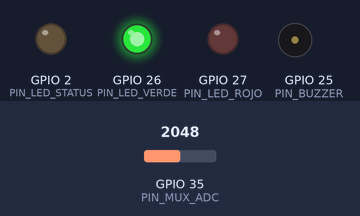
The program below on a simulated ESP32. Parts: output pins drawn as LEDs (lit = HIGH), buzzer (waves = sounding, pin HIGH). Dashed ring = blinking. The test bench sets the inputs (shaded band); at power-on: GPIO 35 (PIN_MUX_ADC) = 2048 (analog values on the 0–4095 scale). WiFi joins after 1.5 s; servers stay silent unless stated; no MQTT or app messages arrive unless stated; pins used as bus, display or sensor lines are not drawn; what the program prints to the serial monitor is not drawn.

Above: at 1.2 s.
1.3 s: GPIO 35 (PIN_MUX_ADC) set to 876
4.3 s: GPIO 35 (PIN_MUX_ADC) set to 748
At 5.13 s:
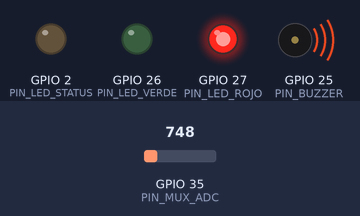
7.3 s: GPIO 35 (PIN_MUX_ADC) set to 1228
At 8.47 s:
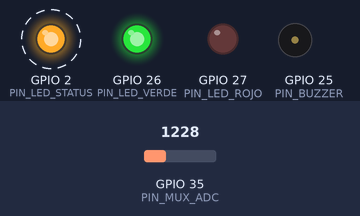
10.3 s: GPIO 35 (PIN_MUX_ADC) set to 728
At 11.07 s:
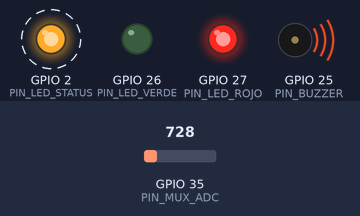
13.3 s: GPIO 35 (PIN_MUX_ADC) set to 2047
At 14.08 s:
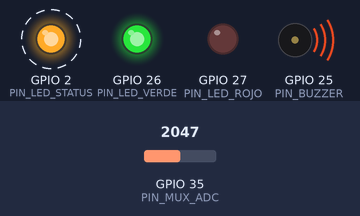
16.3 s: GPIO 35 (PIN_MUX_ADC) set to 491
At 17.28 s:
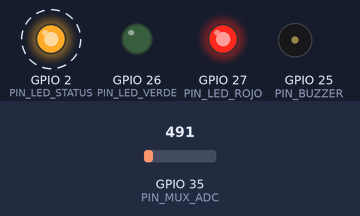
Timing chart, 0 to 20.3 s (numbered marks = the images above; inputs shaded):
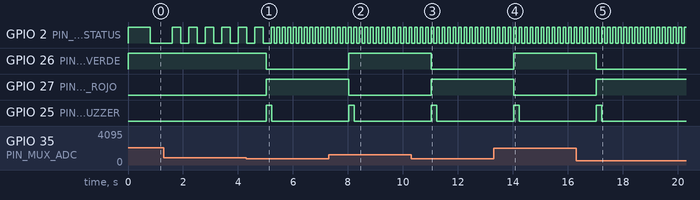

Measured:
- the behaviour switches between 819 and 818 on GPIO 35 (PIN_MUX_ADC) (found by bisection; images 0 and 1)
- after the input at 4.3 s, GPIO 26 (PIN_LED_VERDE): HIGH → LOW after 0.73 s; GPIO 27 (PIN_LED_ROJO): LOW → HIGH after 0.73 s; GPIO 25 (PIN_BUZZER): LOW → HIGH after 0.73 s, → LOW 0.20 s later
- after the input at 7.3 s, GPIO 26 (PIN_LED_VERDE): LOW → HIGH after 0.73 s; GPIO 27 (PIN_LED_ROJO): HIGH → LOW after 0.73 s; GPIO 25 (PIN_BUZZER): LOW → HIGH after 0.73 s, → LOW 0.20 s later
- after the input at 10.3 s, GPIO 26 (PIN_LED_VERDE): HIGH → LOW after 0.73 s; GPIO 27 (PIN_LED_ROJO): LOW → HIGH after 0.73 s; GPIO 25 (PIN_BUZZER): LOW → HIGH after 0.73 s, → LOW 0.20 s later
- after the input at 13.3 s, GPIO 26 (PIN_LED_VERDE): LOW → HIGH after 0.73 s; GPIO 27 (PIN_LED_ROJO): HIGH → LOW after 0.73 s; GPIO 25 (PIN_BUZZER): LOW → HIGH after 0.73 s, → LOW 0.20 s later
- after the input at 16.3 s, GPIO 26 (PIN_LED_VERDE): HIGH → LOW after 0.73 s; GPIO 27 (PIN_LED_ROJO): LOW → HIGH after 0.73 s; GPIO 25 (PIN_BUZZER): LOW → HIGH after 0.73 s, → LOW 0.20 s later
- by itself, GPIO 2 (PIN_LED_STATUS): alternates HIGH for 0.10 s and LOW for 0.10 s

The program:

main.cpp
```cpp
#include <Arduino.h>
#include "config.h"
#include "tareas.h"

// ── Colas ────────────────────────────────────────────────────────
QueueHandle_t cola1;
QueueHandle_t cola2;

// ── Mutexes ───────────────────────────────────────────────────────
SemaphoreHandle_t mutex1;
SemaphoreHandle_t mutex2;

void setup() {
    Serial.begin(115200);
    Serial.println("\n=== AquaWatchCR — Sistema de Monitoreo de Calidad del Agua ===");

    // Crear colas
    cola1 = xQueueCreate(COLA1_TAMANO, sizeof(TelemetriaData));
    cola2 = xQueueCreate(COLA2_TAMANO, sizeof(ComandoRPC));

    // Crear mutexes
    mutex1 = xSemaphoreCreateMutex();
    mutex2 = xSemaphoreCreateMutex();

    if (!cola1 || !cola2 || !mutex1 || !mutex2) {
        Serial.println("[ERROR] Fallo al crear objetos FreeRTOS. Reiniciando...");
        esp_restart();
    }

    // ── Core 1: Tiempo real (sensado y control determinista) ─────
    xTaskCreatePinnedToCore(
        tareaA_Sensado,  "TareaA",
        4096, NULL, 5, NULL, 1
    );
    xTaskCreatePinnedToCore(
        tareaB_Actuador, "TareaB",
        4096, NULL, 4, NULL, 1
    );
    xTaskCreatePinnedToCore(
        tareaD_Watchdog, "TareaD",
        2048, NULL, 3, NULL, 1
    );

    // ── Core 0: Conectividad y servicios (WiFi stack en Core 0) ─
    xTaskCreatePinnedToCore(
        tareaC_Comunicaciones, "TareaC",
        8192, NULL, 2, NULL, 0
    );
    xTaskCreatePinnedToCore(
        tareaE_Log,      "TareaE",
        1024, NULL, 1, NULL, 0
    );

    Serial.println("[OK] Todas las tareas iniciadas");
    Serial.printf("  Core 1 → TareaA(P5) TareaB(P4) TareaD(P3)\n");
    Serial.printf("  Core 0 → TareaC(P2) TareaE(P1)\n");
}

void loop() {
    // FreeRTOS toma el control — loop no se usa
    vTaskDelete(NULL);
}
```

tareas.cpp
```cpp
#include "tareas.h"
#include <WiFi.h>
#include <PubSubClient.h>
#include <ArduinoJson.h>

// ── Variables compartidas (definidas aquí, declaradas extern en tareas.h) ──
volatile bool  estadoActuador = false;
volatile float umbralPhMin    = UMBRAL_PH_MIN_DEF;
volatile float umbralPhMax    = UMBRAL_PH_MAX_DEF;
volatile float umbralTurbidez = UMBRAL_TURBIDEZ_DEF;

// ── Cliente MQTT (local a este archivo) ──────────────────────────
static WiFiClient  espClient;
static PubSubClient mqttClient(espClient);

// ── Salidas del actuador ─────────────────────────────────────────
static void inicializarPinesActuador() {
    pinMode(PIN_LED_VERDE, OUTPUT);
    pinMode(PIN_LED_ROJO,  OUTPUT);
    pinMode(PIN_BUZZER,    OUTPUT);
    digitalWrite(PIN_BUZZER, LOW);
}

static void aplicarSalidaActuador(bool actuadorActivo) {
    digitalWrite(PIN_LED_VERDE, actuadorActivo ? LOW : HIGH);
    digitalWrite(PIN_LED_ROJO,  actuadorActivo ? HIGH : LOW);
}

static void beepActuador() {
    digitalWrite(PIN_BUZZER, HIGH);
    vTaskDelay(pdMS_TO_TICKS(200));
    digitalWrite(PIN_BUZZER, LOW);
}

// ── Selecciona canal del MUX. canal usa formato S1S0 ─────────────
static void seleccionarMux(uint8_t canal) {
    digitalWrite(PIN_MUX_S0, (canal & 0b01) ? HIGH : LOW);
    digitalWrite(PIN_MUX_S1, (canal & 0b10) ? HIGH : LOW);
    delayMicroseconds(MUX_SETTLE_US);
}

// ── Lee ADC1 común del MUX promediando muestras físicas ──────────
static uint16_t leerMuxPromediado(uint8_t canal) {
    seleccionarMux(canal);

    uint32_t suma = 0;
    for (int i = 0; i < ADC_MUESTRAS; i++) {
        suma += analogRead(PIN_MUX_ADC);
        delayMicroseconds(200);
    }
    return (uint16_t)((suma + (ADC_MUESTRAS / 2)) / ADC_MUESTRAS);
}

// ── Conversiones ADC físico → voltaje → unidades de sensores ─────
static float clamp_float(float value, float min_value, float max_value) {
    if (value < min_value) return min_value;
    if (value > max_value) return max_value;
    return value;
}

static float adc_raw_to_voltage(uint16_t raw) {
    return ((float)raw / ADC_MAX_VALUE) * ADC_VREF;
}

static float voltage_to_ph(float voltage) {
    // Maqueta SEN0161-V2: potenciómetro 0.0-3.3 V representa pH 0-14.
    return clamp_float((voltage / ADC_VREF) * 14.0f, 0.0f, 14.0f);
}

static float voltage_to_ec(float voltage) {
    // Maqueta DFR0300: potenciómetro 0.0-3.3 V representa EC 0-20 mS/cm.
    return clamp_float((voltage / ADC_VREF) * 20.0f, 0.0f, 20.0f);
}

static float voltage_to_turbidity(float voltage) {
    // Maqueta SEN0189: salida inversa; 3.3 V agua clara, 0.0 V muy turbia.
    return clamp_float(((ADC_VREF - voltage) / ADC_VREF) * 10.0f, 0.0f, 10.0f);
}

// ─────────────────────────────────────────────────────────────────
// CALLBACK MQTT — corre en contexto de TareaC
// ─────────────────────────────────────────────────────────────────
static void callbackMQTT(char* topic, byte* payload, unsigned int length) {
    StaticJsonDocument<256> doc;
    if (deserializeJson(doc, payload, length) != DeserializationError::Ok) return;

    ComandoRPC cmd;
    strlcpy(cmd.metodo, doc["method"] | "", sizeof(cmd.metodo));
    cmd.valor = 0.0f;

    // params puede ser bool, número o objeto con "value"
    if (doc["params"].is<bool>())        cmd.valor = doc["params"].as<bool>() ? 1.0f : 0.0f;
    else if (doc["params"].is<float>())  cmd.valor = doc["params"].as<float>();
    else if (doc["params"]["value"].is<float>()) cmd.valor = doc["params"]["value"].as<float>();

    // Extraer requestId del topic: "v1/devices/me/rpc/request/123"
    char* ultimaBarra = strrchr(topic, '/');
    strlcpy(cmd.requestId, ultimaBarra ? ultimaBarra + 1 : "0", sizeof(cmd.requestId));

    xQueueSend(cola2, &cmd, 0);

    // Respuesta inmediata a ThingsBoard (confirmación de recepción)
    char respTopic[64];
    snprintf(respTopic, sizeof(respTopic), "v1/devices/me/rpc/response/%s", cmd.requestId);
    mqttClient.publish(respTopic, "{\"status\":\"ok\"}");
}

// ─────────────────────────────────────────────────────────────────
// TAREA A — Sensado  |  Core 1  |  Prioridad 5
// ─────────────────────────────────────────────────────────────────
void tareaA_Sensado(void* param) {
    analogSetWidth(12);
    analogSetAttenuation(ADC_11db);
    analogReadResolution(12);
    inicializarPinesActuador();
    aplicarSalidaActuador(false);
    pinMode(PIN_MUX_ADC, INPUT);
    pinMode(PIN_MUX_S0, OUTPUT);
    pinMode(PIN_MUX_S1, OUTPUT);
    seleccionarMux(MUX_CH_TURBIDEZ);

    TickType_t xLastWakeTime = xTaskGetTickCount();
    const TickType_t periodo = pdMS_TO_TICKS(PERIODO_SENSADO_MS);

    while (true) {
        TelemetriaData dato = {};

        if (xSemaphoreTake(mutex1, pdMS_TO_TICKS(10)) == pdTRUE) {
            // Cada canal del MUX conecta un potenciómetro que maqueta un sensor real.
            dato.turbidez_raw      = leerMuxPromediado(MUX_CH_TURBIDEZ);   // S1S0 = 00
            dato.ph_raw            = leerMuxPromediado(MUX_CH_PH);         // S1S0 = 10
            dato.conductividad_raw = leerMuxPromediado(MUX_CH_CONDUCTIV);  // S1S0 = 11
            xSemaphoreGive(mutex1);
        }

        dato.ph_voltage            = adc_raw_to_voltage(dato.ph_raw);
        dato.turbidez_voltage      = adc_raw_to_voltage(dato.turbidez_raw);
        dato.conductividad_voltage = adc_raw_to_voltage(dato.conductividad_raw);

        dato.ph            = voltage_to_ph(dato.ph_voltage);
        dato.turbidez      = voltage_to_turbidity(dato.turbidez_voltage);
        dato.conductividad = voltage_to_ec(dato.conductividad_voltage);

        bool cambioActuador = false;
        float umbralTurbidezUsado = UMBRAL_TURBIDEZ_DEF;
        if (xSemaphoreTake(mutex2, pdMS_TO_TICKS(5)) == pdTRUE) {
            umbralTurbidezUsado = umbralTurbidez;
            bool nuevoEstado = (dato.turbidez > umbralTurbidezUsado);
            if (nuevoEstado != estadoActuador) {
                estadoActuador = nuevoEstado;
                cambioActuador = true;
            }
            dato.actuador = estadoActuador;
            xSemaphoreGive(mutex2);
        } else {
            dato.actuador = false;
        }
        aplicarSalidaActuador(dato.actuador);
        if (cambioActuador) {
            beepActuador();
            Serial.printf("[TareaA] Control automático: turbidez %.2f NTU, umbral %.2f NTU, válvula %s\n",
                          dato.turbidez, umbralTurbidezUsado, dato.actuador ? "CERRADA" : "ABIERTA");
        }
        dato.uptime_ms = (uint32_t)millis();

        // Descartar dato más antiguo si la cola está llena
        if (uxQueueSpacesAvailable(cola1) == 0) {
            TelemetriaData descarte;
            xQueueReceive(cola1, &descarte, 0);
        }
        xQueueSend(cola1, &dato, 0);

        Serial.printf("[ADC] pH: %.2f | EC: %.2f mS/cm | Turbidity: %.2f NTU | VpH: %.2f V | VEC: %.2f V | VTurb: %.2f V | raw pH:%u EC:%u Turb:%u\n",
                      dato.ph, dato.conductividad, dato.turbidez,
                      dato.ph_voltage, dato.conductividad_voltage, dato.turbidez_voltage,
                      dato.ph_raw, dato.conductividad_raw, dato.turbidez_raw);

        // Periodo determinista — cumple NFR-01 (±5ms)
        vTaskDelayUntil(&xLastWakeTime, periodo);
    }
}

// ─────────────────────────────────────────────────────────────────
// TAREA B — Control actuador  |  Core 1  |  Prioridad 4
// ─────────────────────────────────────────────────────────────────
void tareaB_Actuador(void* param) {
    inicializarPinesActuador();
    aplicarSalidaActuador(false);

    ComandoRPC cmd;

    while (true) {
        if (xQueueReceive(cola2, &cmd, pdMS_TO_TICKS(100)) == pdTRUE) {

            if (strcmp(cmd.metodo, "activarValvula") == 0) {
                if (xSemaphoreTake(mutex2, pdMS_TO_TICKS(50)) == pdTRUE) {
                    estadoActuador = true;
                    xSemaphoreGive(mutex2);
                }
                aplicarSalidaActuador(true);
                beepActuador();
                Serial.println("[TareaB] Válvula CERRADA — alarma");

            } else if (strcmp(cmd.metodo, "desactivarValvula") == 0) {
                if (xSemaphoreTake(mutex2, pdMS_TO_TICKS(50)) == pdTRUE) {
                    estadoActuador = false;
                    xSemaphoreGive(mutex2);
                }
                aplicarSalidaActuador(false);
                beepActuador();
                Serial.println("[TareaB] Válvula ABIERTA — normal");

            } else if (strcmp(cmd.metodo, "setUmbralPhMin") == 0) {
                if (xSemaphoreTake(mutex2, pdMS_TO_TICKS(50)) == pdTRUE) {
                    umbralPhMin = cmd.valor;
                    xSemaphoreGive(mutex2);
                }
                Serial.printf("[TareaB] Umbral pH min: %.2f\n", cmd.valor);

            } else if (strcmp(cmd.metodo, "setUmbralPhMax") == 0) {
                if (xSemaphoreTake(mutex2, pdMS_TO_TICKS(50)) == pdTRUE) {
                    umbralPhMax = cmd.valor;
                    xSemaphoreGive(mutex2);
                }
                Serial.printf("[TareaB] Umbral pH max: %.2f\n", cmd.valor);

            } else if (strcmp(cmd.metodo, "setUmbralTurbidez") == 0) {
                if (xSemaphoreTake(mutex2, pdMS_TO_TICKS(50)) == pdTRUE) {
                    umbralTurbidez = cmd.valor;
                    xSemaphoreGive(mutex2);
                }
                Serial.printf("[TareaB] Umbral turbidez: %.2f NTU\n", cmd.valor);
            }
        }
    }
}

// ─────────────────────────────────────────────────────────────────
// TAREA C — WiFi / MQTT  |  Core 0  |  Prioridad 2
// ─────────────────────────────────────────────────────────────────
void tareaC_Comunicaciones(void* param) {
    mqttClient.setServer(TB_SERVER, TB_PORT);
    mqttClient.setCallback(callbackMQTT);
    mqttClient.setBufferSize(1024);

    WiFi.mode(WIFI_STA);
    WiFi.begin(WIFI_SSID, WIFI_PASS);

    uint32_t ultimoIntentoWifi   = 0;
    uint32_t ultimoIntentoMQTT   = 0;
    bool     lastEstadoPublicado = false;
    bool     primeraPublicacion  = true;

    while (true) {
        uint32_t ahora = millis();

        // ── Reconexión WiFi (no bloqueante) ──────────────────────
        if (WiFi.status() != WL_CONNECTED) {
            if (ahora - ultimoIntentoWifi > 5000) {
                ultimoIntentoWifi = ahora;
                WiFi.reconnect();
                Serial.println("[TareaC] Reconectando WiFi...");
            }
            vTaskDelay(pdMS_TO_TICKS(100));
            continue;
        }

        // ── Reconexión MQTT (no bloqueante) ──────────────────────
        if (!mqttClient.connected()) {
            if (ahora - ultimoIntentoMQTT > 5000) {
                ultimoIntentoMQTT = ahora;
                Serial.println("[TareaC] Conectando MQTT...");
                if (mqttClient.connect("AquaWatchCR", TB_TOKEN, NULL)) {
                    mqttClient.subscribe("v1/devices/me/rpc/request/+");
                    primeraPublicacion = true;  // re-publicar atributo tras reconexión
                    Serial.println("[TareaC] MQTT conectado");
                }
            }
            vTaskDelay(pdMS_TO_TICKS(100));
            continue;
        }

        // ── Leer estado del actuador (compartido entre telemetría y atributo) ─
        bool estadoAhora;
        if (xSemaphoreTake(mutex2, pdMS_TO_TICKS(10)) == pdTRUE) {
            estadoAhora = estadoActuador;
            xSemaphoreGive(mutex2);
        } else {
            estadoAhora = lastEstadoPublicado;
        }

        // ── Publicar telemetría desde Cola 1 ─────────────────────
        TelemetriaData dato;
        if (xQueueReceive(cola1, &dato, 0) == pdTRUE) {
            StaticJsonDocument<768> doc;
            char phConUnidad[24];
            char ecConUnidad[32];
            char turbidezConUnidad[32];
            char phVoltajeConUnidad[24];
            char ecVoltajeConUnidad[24];
            char turbidezVoltajeConUnidad[24];

            snprintf(phConUnidad, sizeof(phConUnidad), "%.2f pH", dato.ph);
            snprintf(ecConUnidad, sizeof(ecConUnidad), "%.2f mS/cm", dato.conductividad);
            snprintf(turbidezConUnidad, sizeof(turbidezConUnidad), "%.2f NTU", dato.turbidez);
            snprintf(phVoltajeConUnidad, sizeof(phVoltajeConUnidad), "%.3f V", dato.ph_voltage);
            snprintf(ecVoltajeConUnidad, sizeof(ecVoltajeConUnidad), "%.3f V", dato.conductividad_voltage);
            snprintf(turbidezVoltajeConUnidad, sizeof(turbidezVoltajeConUnidad), "%.3f V", dato.turbidez_voltage);

            doc["ph"]            = serialized(String(dato.ph, 2));
            doc["turbidez"]      = serialized(String(dato.turbidez, 2));
            doc["conductividad"] = serialized(String(dato.conductividad, 2));
            doc["ph_con_unidad"]            = phConUnidad;
            doc["turbidez_con_unidad"]      = turbidezConUnidad;
            doc["conductividad_con_unidad"] = ecConUnidad;
            doc["ph_voltage"]            = serialized(String(dato.ph_voltage, 3));
            doc["turbidez_voltage"]      = serialized(String(dato.turbidez_voltage, 3));
            doc["conductividad_voltage"] = serialized(String(dato.conductividad_voltage, 3));
            doc["ph_voltage_con_unidad"]            = phVoltajeConUnidad;
            doc["turbidez_voltage_con_unidad"]      = turbidezVoltajeConUnidad;
            doc["conductividad_voltage_con_unidad"] = ecVoltajeConUnidad;
            doc["ph_raw"]            = dato.ph_raw;
            doc["turbidez_raw"]      = dato.turbidez_raw;
            doc["conductividad_raw"] = dato.conductividad_raw;
            doc["actuador"]      = estadoAhora;          // bool real: true / false
            doc["uptime_ms"]     = dato.uptime_ms;

            char buffer[1024];
            serializeJson(doc, buffer);
            mqttClient.publish("v1/devices/me/telemetry", buffer);
        }

        // ── Publicar estadoValvula en atributos solo cuando cambia ─
        if (primeraPublicacion || estadoAhora != lastEstadoPublicado) {
            lastEstadoPublicado = estadoAhora;
            primeraPublicacion  = false;
            char atributo[48];
            snprintf(atributo, sizeof(atributo), "{\"estadoValvula\":%s}", estadoAhora ? "true" : "false");
            mqttClient.publish("v1/devices/me/attributes", atributo);
        }

        mqttClient.loop();
        vTaskDelay(pdMS_TO_TICKS(100));
    }
}

// ─────────────────────────────────────────────────────────────────
// TAREA D — Watchdog  |  Core 1  |  Prioridad 3
// ─────────────────────────────────────────────────────────────────
void tareaD_Watchdog(void* param) {
    while (true) {
        bool wifiOk = (WiFi.status() == WL_CONNECTED);
        bool mqttOk = mqttClient.connected();
        UBaseType_t espaciosCola1 = uxQueueSpacesAvailable(cola1);

        Serial.printf("[WDG] WiFi:%d MQTT:%d Cola1_libre:%d/%d Actuador:%d\n",
                      wifiOk, mqttOk, espaciosCola1, COLA1_TAMANO, (bool)estadoActuador);

        if (espaciosCola1 == 0) {
            Serial.println("[WDG] ALERTA: Cola1 llena — TareaC puede estar bloqueada");
        }

        vTaskDelay(pdMS_TO_TICKS(PERIODO_WATCHDOG_MS));
    }
}

// ─────────────────────────────────────────────────────────────────
// TAREA E — Log + LED  |  Core 0  |  Prioridad 1
// ─────────────────────────────────────────────────────────────────
void tareaE_Log(void* param) {
    pinMode(PIN_LED_STATUS, OUTPUT);

    while (true) {
        bool wifiOk = (WiFi.status() == WL_CONNECTED);
        bool mqttOk = mqttClient.connected();

        if (wifiOk && mqttOk) {
            // Parpadeo rápido (100ms) = sistema OK
            digitalWrite(PIN_LED_STATUS, HIGH);
            vTaskDelay(pdMS_TO_TICKS(100));
            digitalWrite(PIN_LED_STATUS, LOW);
            vTaskDelay(pdMS_TO_TICKS(100));
        } else if (wifiOk) {
            // Parpadeo medio (300ms) = WiFi OK pero sin MQTT
            digitalWrite(PIN_LED_STATUS, HIGH);
            vTaskDelay(pdMS_TO_TICKS(300));
            digitalWrite(PIN_LED_STATUS, LOW);
            vTaskDelay(pdMS_TO_TICKS(300));
        } else {
            // Parpadeo lento (800ms) = sin conexión
            digitalWrite(PIN_LED_STATUS, HIGH);
            vTaskDelay(pdMS_TO_TICKS(800));
            digitalWrite(PIN_LED_STATUS, LOW);
            vTaskDelay(pdMS_TO_TICKS(800));
        }
    }
}
```

Source omitted: tareas.h (1187 bytes), config.h (2702 bytes)
